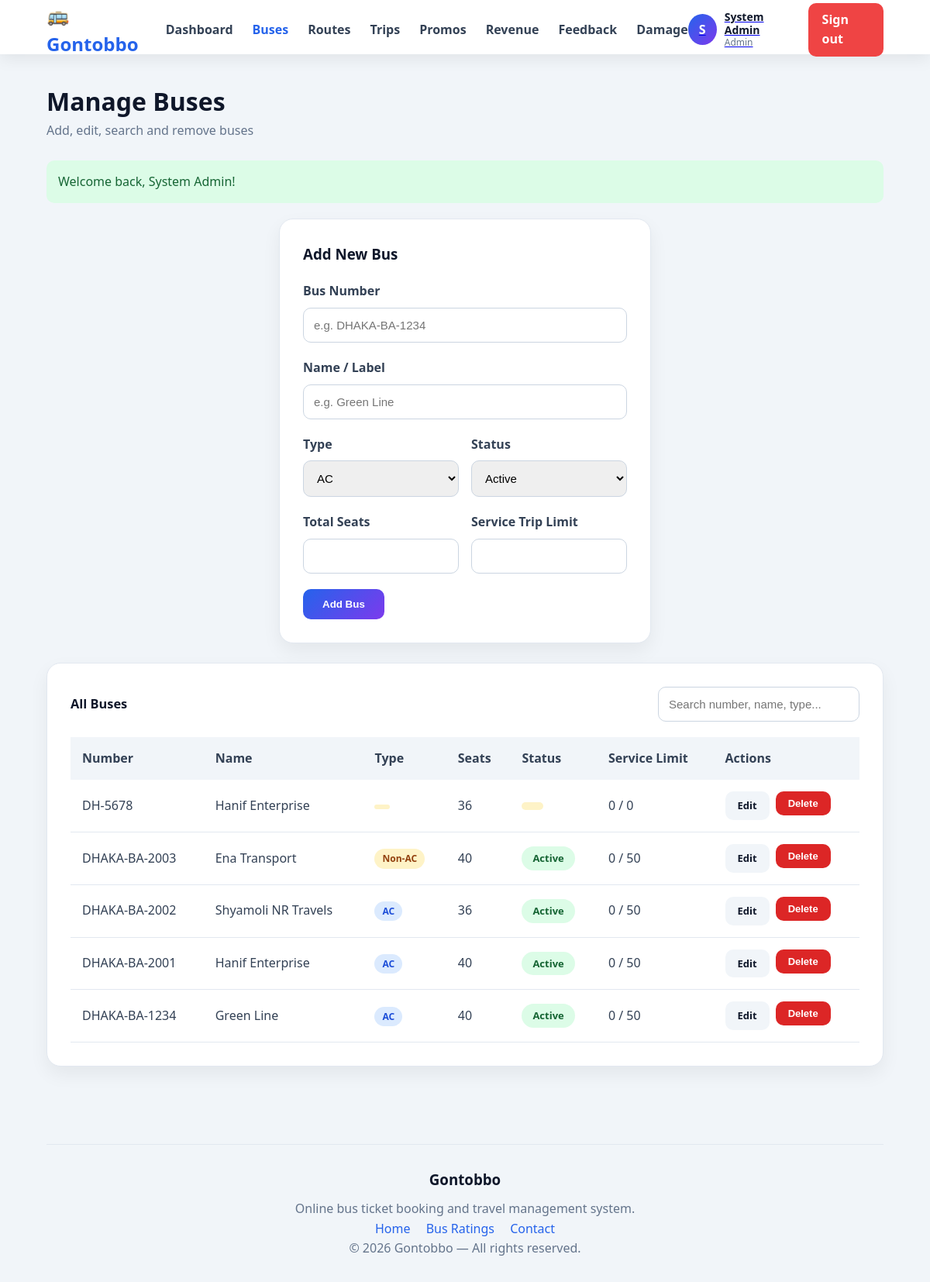
/index.php?page=admin&action=buses (signed in), run on the app's committed database.
### tables this page shows
CREATE TABLE `buses` (
  `bus_id` int(11) NOT NULL,
  `bus_number` varchar(30) DEFAULT NULL,
  `name` varchar(100) DEFAULT NULL,
  `type` enum('AC','Non-AC') DEFAULT NULL,
  `total_seats` int(11) DEFAULT NULL,
  `status` enum('active','maintenance') DEFAULT NULL,
  `service_trip_limit` int(11) DEFAULT NULL,
  `trips_since_service` int(11) DEFAULT 0
);

### helpers/helpers.php (called while the page is built, shortened)
<?php
function esc($value)
{
    return htmlspecialchars(
        (string) ($value ?? ''),
        ENT_QUOTES,
        'UTF-8'
    );
}
function clean_input($value)
{
    return trim(
        htmlspecialchars(
            (string) ($value ?? ''),
            ENT_QUOTES,
            'UTF-8'
        )
    );
}
function is_blank($value)
{
    return trim((string) $value) === '';
}

### models/bus_model.php (called while the page is built, shortened)
<?php
function get_buses($conn)
{
    $sql = "SELECT bus_id, bus_number, name, type, total_seats, status, service_trip_limit, trips_since_service
            FROM buses ORDER BY bus_id DESC";
    $res = mysqli_query($conn, $sql);
    return mysqli_fetch_all($res, MYSQLI_ASSOC);
}

### views/admin/buses.php (the view, shortened to what this page needs)
<?php require __DIR__ . '/../partials/header.php'; ?>
<section class="card card-narrow">
    <h3 class="card-title"><?= $editBus ? 'Edit Bus' : 'Add New Bus' ?></h3>
    <form method="post"
          action="index.php?page=admin&action=<?= $editBus ? 'updatebus' : 'addbus' ?>"
          novalidate>
        <div class="form-group">
            <label for="bus_number">Bus Number</label>
            <input id="bus_number" name="bus_number" type="text"
                   value="<?= esc($editBus['bus_number'] ?? '') ?>" placeholder="e.g. DHAKA-BA-1234">
        </div>
        <div class="form-group">
            <label for="name">Name / Label</label>
            <input id="name" name="name" type="text"
                   value="<?= esc($editBus['name'] ?? '') ?>" placeholder="e.g. Green Line">
        </div>
        <div class="form-row">
            <div class="form-group">
                <label for="type">Type</label>
                <select id="type" name="type">
                    <?php $t = $editBus['type'] ?? ''; ?>
                    <option value="AC"     <?= $t === 'AC' ? 'selected' : '' ?>>AC</option>
                </select>
            </div>
            <div class="form-group">
                <label for="status">Status</label>
                <select id="status" name="status">
                    <?php $s = $editBus['status'] ?? 'active'; ?>
                    <option value="active"      <?= $s === 'active' ? 'selected' : '' ?>>Active</option>
                </select>
            </div>
        </div>
        <div class="form-row">
            <div class="form-group">
                <label for="total_seats">Total Seats</label>
                <input id="total_seats" name="total_seats" type="number" min="1"
                       value="<?= esc($editBus['total_seats'] ?? '') ?>">
            </div>
            <div class="form-group">
                <label for="service_trip_limit">Service Trip Limit</label>
                <input id="service_trip_limit" name="service_trip_limit" type="number" min="1"
                       value="<?= esc($editBus['service_trip_limit'] ?? '') ?>">
            </div>
        </div>
        <button type="submit" class="btn btn-primary"><?= $editBus ? 'Update Bus' : 'Add Bus' ?></button>
    </form>
</section>
<section class="card">
    <div class="form-row-inline">
        <h3 class="card-title" style="margin:0;">All Buses</h3>
        <form method="get" action="index.php" class="search-form-compact">
            <input type="text" name="q" value="<?= esc($_GET['q'] ?? '') ?>"
                   placeholder="Search number, name, type..." style="width:260px;">
        </form>
    </div>
    <?php if (empty($buses)): ?>
        <div class="empty-box"><p>No buses found.</p></div>
    <?php else: ?>
        <table class="data-table">
            <thead>
                <tr>
                    <th>Number</th>
                    <th>Name</th>
                    <th>Type</th>
                    <th>Seats</th>
                    <th>Status</th>
                    <th>Service Limit</th>
                    <th>Actions</th>
                </tr>
            </thead>
            <tbody>
                <?php foreach ($buses as $b): ?>
                    <tr>
                        <td><?= esc($b['bus_number']) ?></td>
                        <td><?= esc($b['name']) ?></td>
                        <td>
                            <span class="badge badge-<?= $b['type'] === 'AC' ? 'ac' : 'nonac' ?>">
                                <?= esc($b['type']) ?>
                            </span>
                        </td>
                        <td><?= (int) $b['total_seats'] ?></td>
                        <td>
                            <span class="pill pill-<?= $b['status'] === 'active' ? 'success' : 'warning' ?>">
                                <?= esc(ucfirst($b['status'])) ?>
                            </span>
                        </td>
                        <td><?= (int) $b['trips_since_service'] ?> / <?= (int) $b['service_trip_limit'] ?></td>
                        <td>
                            <div class="table-actions">
                                <a href="index.php?page=admin&action=buses&edit=<?= (int) $b['bus_id'] ?>"
                                   class="btn btn-ghost btn-small">Edit</a>
                                <form method="post" action="index.php?page=admin&action=deletebus"
                                      onsubmit="return confirm('Delete this bus?');" style="display:inline;">
                                    <button type="submit" class="btn btn-danger btn-small">Delete</button>
                                </form>
                            </div>
                        </td>
                    </tr>
                <?php endforeach; ?>
            </tbody>
        </table>
    <?php endif; ?>
</section>
<?php require __DIR__ . '/../partials/footer.php'; ?>

### assets/css/style.css (style rules this page uses)
:root { --primary: #2563eb; --secondary: #7c3aed; --dark: #0f172a; --text: #334155; --light: #f8fafc; --border: #e2e8f0; --success: #16a34a; --danger: #dc2626; }
* { box-sizing: border-box; margin: 0; padding: 0; }
html, body { height: 100%; }
body { font-family: "Segoe UI", Arial, sans-serif; background: #f1f5f9; color: var(--text); line-height: 1.6; min-height: 100vh; }
.app-body { min-height: 100vh; display: flex; flex-direction: column; }
.card { background: white; padding: 30px; border-radius: 18px; margin-bottom: 25px; border: 1px solid var(--border); box-shadow: 0 10px 25px rgba(0, 0, 0, 0.06); animation: fade 0.5s ease; }
.card-title { margin-bottom: 20px; color: var(--dark); }
.form-group { margin-bottom: 20px; }
label { display: block; margin-bottom: 8px; font-weight: 600; }
input, select, textarea { width: 100%; padding: 13px; border-radius: 10px; border: 1px solid #cbd5e1; outline: none; font-size: 15px; }
.btn { border: none; padding: 12px 25px; border-radius: 10px; cursor: pointer; font-weight: 700; text-decoration: none; display: inline-block; }
.btn-primary { color: white; background: linear-gradient(135deg, var(--primary), var(--secondary)); }
.data-table { width: 100%; border-collapse: collapse; }
.data-table th { background: #f1f5f9; padding: 15px; text-align: left; }
.data-table td { padding: 15px; border-bottom: 1px solid var(--border); }
.pill { display: inline-block; padding: 5px 14px; border-radius: 20px; font-size: 13px; font-weight: 700; background: #f1f5f9; }
.card-narrow { max-width: 480px; margin-left: auto; margin-right: auto; }
.btn-ghost { background: #f1f5f9; color: var(--dark); }
.btn-danger { background: #dc2626; color: white; }
.btn-small { padding: 8px 16px; font-size: 13px; }
.search-form-compact { align-items: flex-end; }
.form-row { display: flex; gap: 16px; }
.form-row .form-group { flex: 1; }
.form-row-inline { display: flex; justify-content: space-between; align-items: center; margin-bottom: 20px; font-size: 14px; }
.badge { display: inline-block; padding: 3px 10px; border-radius: 999px; font-size: 12px; font-weight: 700; vertical-align: middle; }
.badge-ac { background: #dbeafe; color: #1d4ed8; }
.badge-nonac { background: #fef3c7; color: #92400e; }
.pill-success { background: #dcfce7; color: #166534; }
.pill-warning { background: #fef3c7; color: #92400e; }
.table-actions { display: flex; gap: 8px; flex-wrap: wrap; }

### data on the page
buses: bus_number "DH-5678", name "Hanif Enterprise", total_seats "36", trips_since_service "0", service_trip_limit "0"
buses: bus_number "DHAKA-BA-2003", name "Ena Transport", type "Non-AC", total_seats "40", status "Active", trips_since_service "0", service_trip_limit "50"
buses: bus_number "DHAKA-BA-2002", name "Shyamoli NR Travels", type "AC", total_seats "36", status "Active", trips_since_service "0", service_trip_limit "50"
buses: bus_number "DHAKA-BA-2001", name "Hanif Enterprise", type "AC", total_seats "40", status "Active", trips_since_service "0", service_trip_limit "50"
buses: bus_number "DHAKA-BA-1234", name "Green Line", type "AC", total_seats "40", status "Active", trips_since_service "0", service_trip_limit "50"

### other printed values
APP_NAME "Gontobbo"
substr($navUser['name'] ?? 'U', 0, 1) "S"
$navUser['name'] "System Admin"
$role "Admin"
$pageHeading "Manage Buses"
$pageSub "Add, edit, search and remove buses"
$flash['message'] "Welcome back, System Admin!"
